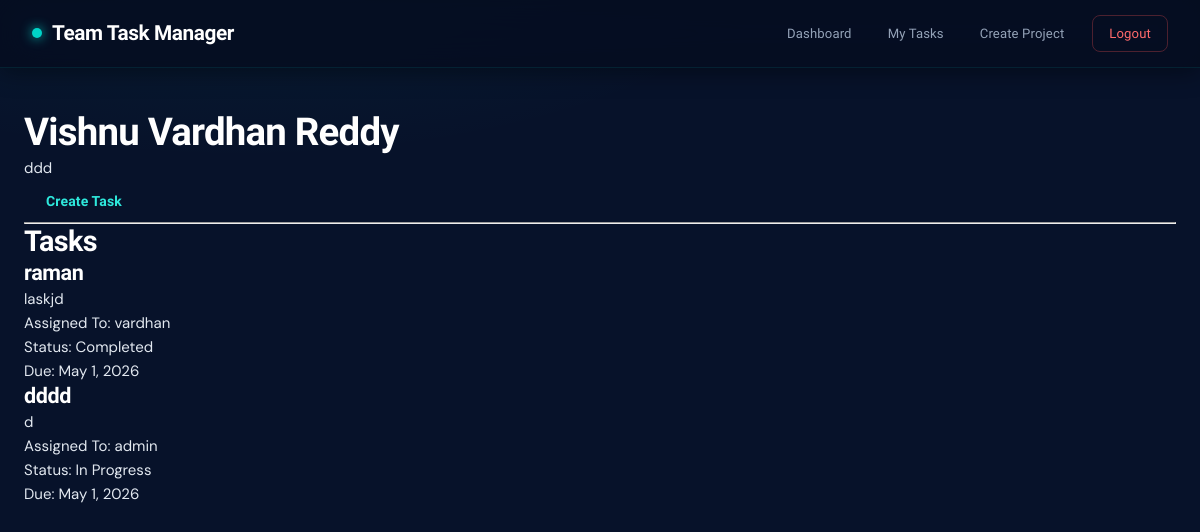
Screenshot of /project/2/ (signed in) with the database file from the repository.
### tasksystem/models.py (models this page shows, shortened)
class Project(models.Model):
    name = models.CharField(max_length=200)
    description = models.TextField()
    created_by = models.ForeignKey(User, on_delete=models.CASCADE)
    members = models.ManyToManyField(User, related_name='project_members')
    created_at = models.DateTimeField(auto_now_add=True)

class Task(models.Model):
    STATUS_CHOICES = (
        ('Pending', 'Pending'),
        ('In Progress', 'In Progress'),
        ('Completed', 'Completed'),
    )
    project = models.ForeignKey(Project, on_delete=models.CASCADE)
    title = models.CharField(max_length=200)
    description = models.TextField()
    assigned_to = models.ForeignKey(User, on_delete=models.CASCADE)
    status = models.CharField(max_length=30, choices=STATUS_CHOICES, default='Pending')
    due_date = models.DateField()
    created_at = models.DateTimeField(auto_now_add=True)

### tasksystem/views.py (the view)
# urls.py: path('project/<int:project_id>/', views.project_details),
@login_required
def project_details(request, project_id):
    project = get_object_or_404(Project, id=project_id)
    tasks = Task.objects.filter(project=project)
    return render(request, 'tasksystem/project_details.html', {
        'project': project,
        'tasks': tasks
    })

### tasksystem/templates/tasksystem/project_details.html
{% extends 'tasksystem/base.html' %}
{% block content %}
<h1>{{ project.name }}</h1>
<p>{{ project.description }}</p>
<a href="/project/{{ project.id }}/create-task/" class="btn">
    Create Task
</a>
<hr>
<h2>Tasks</h2>
{% for task in tasks %}
<div class="task-box">
    <h3>{{ task.title }}</h3>
    <p>{{ task.description }}</p>
    <p>Assigned To: {{ task.assigned_to.username }}</p>
    <p>Status: {{ task.status }}</p>
    <p>Due: {{ task.due_date }}</p>
</div>
{% endfor %}
{% endblock %}

### tasksystem/static/css/style.css (style rules this page uses)
:root { --navy-950: #060d1f; --navy-900: #0b1630; --navy-800: #0f2048; --navy-700: #163060; --navy-600: #1e3e78; --teal-500: #00d4c8; --teal-400: #2ee8dc; --teal-300: #72f0e8; --teal-glow: rgba(0, 212, 200, 0.18); --amber-500: #f5a623; --amber-400: #ffbc47; --amber-glow: rgba(245, 166, 35, 0.15); --red-500: #f05252; --red-400: #ff6b6b; --green-500: #34d399; --green-400: #6ee7b7; --purple-500: #a78bfa; --white: #ffffff; --gray-50: #f8fafc; --gray-100: #f1f5f9; --gray-200: #e2e8f0; --gray-300: #cbd5e1; --gray-400: #94a3b8; --gray-500: #64748b; --gray-600: #475569; --surface-0: #07122a; --surface-1: #0d1e3d; --surface-2: #132649; --surface-3: #1a3060; --card-bg: rgba(13, 30, 61, 0.8); --card-border: rgba(0, 212, 200, 0.12); --font-display: 'Sora', sans-serif; --font-body: 'DM Sans', sans-serif; --navbar-h: 68px; --radius-sm: 8px; --radius-md: 14px; --radius-lg: 22px; --radius-xl: 32px; --shadow-sm: 0 2px 8px rgba(0,0,0,0.25); --shadow-md: 0 6px 24px rgba(0,0,0,0.35); --shadow-lg: 0 16px 48px rgba(0,0,0,0.45); --shadow-teal: 0 0 28px rgba(0, 212, 200, 0.22); --shadow-card: 0 4px 20px rgba(0,0,0,0.3), 0 0 0 1px rgba(0, 212, 200, 0.08); --t-fast: 150ms ease; --t-base: 250ms ease; --t-slow: 400ms cubic-bezier(0.34, 1.56, 0.64, 1); }
*, *::before, *::after { box-sizing: border-box; margin: 0; padding: 0; }
html { scroll-behavior: smooth; -webkit-font-smoothing: antialiased; -moz-osx-font-smoothing: grayscale; }
body { font-family: var(--font-body); font-size: 15px; line-height: 1.6; color: var(--gray-200); background-color: var(--surface-0); background-image: radial-gradient(ellipse 80% 50% at 20% -10%, rgba(0, 212, 200, 0.07) 0%, transparent 60%), radial-gradient(ellipse 60% 40% at 80% 100%, rgba(30, 62, 120, 0.35) 0%, transparent 60%); min-height: 100vh; padding-top: var(--navbar-h); }
a { color: var(--teal-400); text-decoration: none; transition: color var(--t-fast); }
h1, h2, h3, h4, h5, h6 { font-family: var(--font-display); color: var(--white); letter-spacing: -0.02em; line-height: 1.25; }
h1 { font-size: 2.4rem; font-weight: 800; }
h2 { font-size: 1.8rem; font-weight: 700; }
h3 { font-size: 1.35rem; font-weight: 600; }
.btn { display: inline-flex; align-items: center; gap: 8px; font-family: var(--font-display); font-size: 0.875rem; font-weight: 600; padding: 10px 22px; border-radius: var(--radius-md); border: none; cursor: pointer; transition: all var(--t-base); letter-spacing: 0.01em; text-decoration: none; white-space: nowrap; position: relative; overflow: hidden; }
.btn::after { content: ''; position: absolute; inset: 0; background: rgba(255,255,255,0); transition: background var(--t-fast); }

### rows the page displays
Project: name "Vishnu Vardhan Reddy", description "ddd"
Task: title "raman", description "laskjd", assigned_to.username "vardhan", status "Completed", due_date "May 1, 2026"
Task: title "dddd", description "d", assigned_to.username "admin", status "In Progress", due_date "May 1, 2026"
